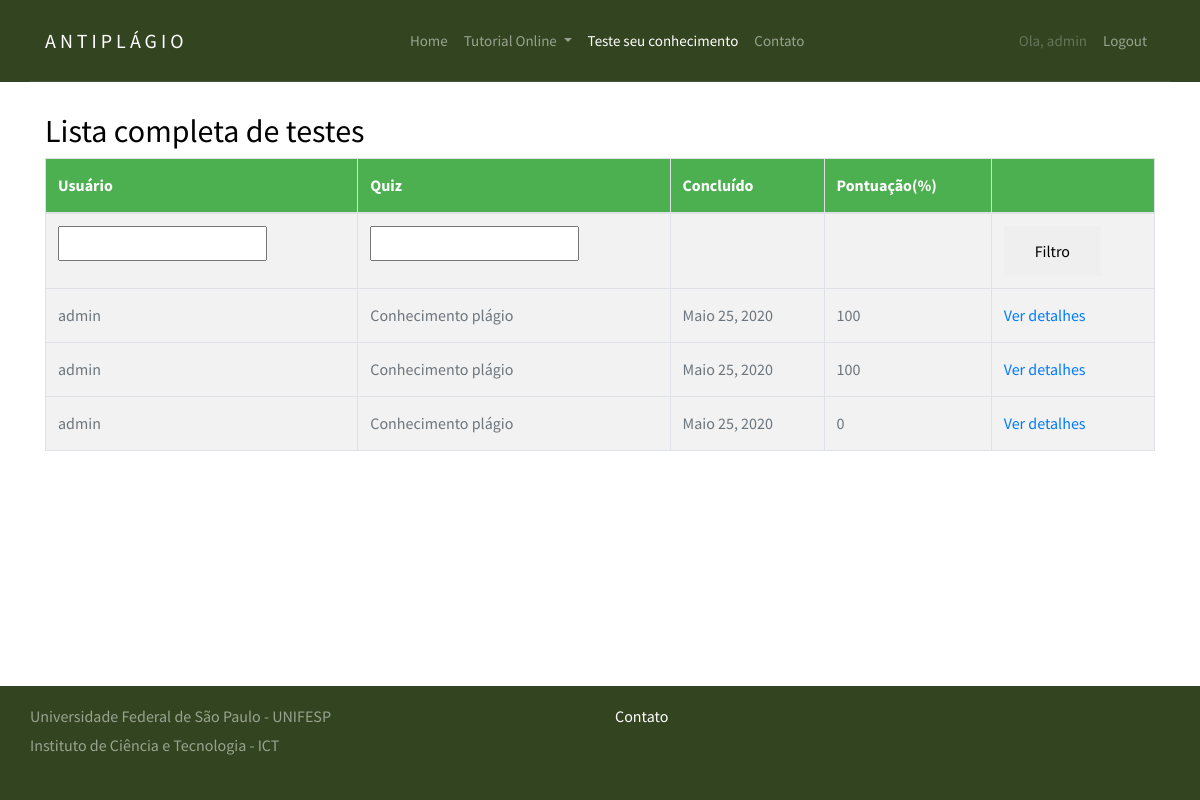
Page /quiz/marking/ (signed in) on the earlier database version.
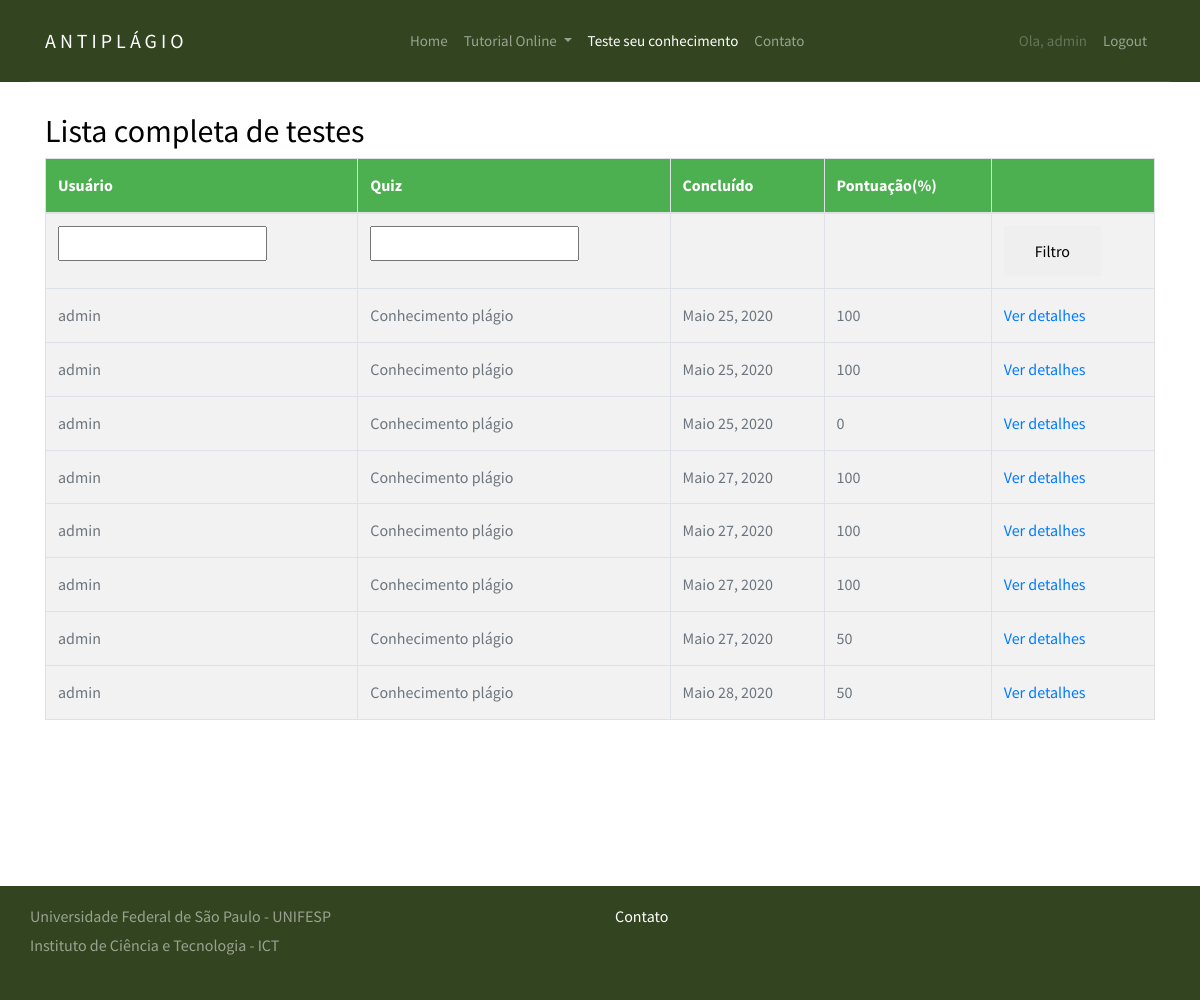
Same page on the later database version.
### django_quiz/quiz/models.py (models this page shows, shortened)
class Sitting(models.Model):
    user = models.ForeignKey(settings.AUTH_USER_MODEL, verbose_name=_("Usuário"), on_delete=models.PROTECT)
    quiz = models.ForeignKey(Quiz, verbose_name=_("Quiz"), on_delete=models.PROTECT)
    question_order = models.CharField(
        max_length=1024,
        verbose_name=_("Ordem das questões"),
        validators=[validate_comma_separated_integer_list])
    question_list = models.CharField(
        max_length=1024,
        verbose_name=_("Lista das questões"),
        validators=[validate_comma_separated_integer_list])
    incorrect_questions = models.CharField(
        max_length=1024,
        blank=True,
        verbose_name=_("Questões incorretas"),
        validators=[validate_comma_separated_integer_list])
    current_score = models.IntegerField(verbose_name=_("Pontuação atual"))
    complete = models.BooleanField(default=False, blank=False,
                                   verbose_name=_("Completa"))
    user_answers = models.TextField(blank=True, default='{}',
                                    verbose_name=_("Resposta do usuário"))
    start = models.DateTimeField(auto_now_add=True,
                                 verbose_name=_("Iniciar"))
    end = models.DateTimeField(null=True, blank=True, verbose_name=_("Fim"))
    objects = SittingManager()
    class Meta:
        permissions = (("view_sittings", _("Visualizar testes concluídos.")),)
    def _question_ids(self):
        return [int(n) for n in self.question_order.split(',') if n]
    @property
    def get_percent_correct(self):
        dividend = float(self.current_score)
        divisor = len(self._question_ids())
        if divisor < 1:
            return 0            # prevent divide by zero error
        if dividend > divisor:
            return 100
        correct = int(round((dividend / divisor) * 100))
        if correct >= 1:
            return correct
        else:
            return 0

@python_2_unicode_compatible
class Quiz(models.Model):
    title = models.CharField(
        verbose_name=_("Título"),
        max_length=60, blank=False)
    description = models.TextField(
        verbose_name=_("Descrição"),
        blank=True, help_text=_("Descrição do questionário"))
    url = models.SlugField(
        max_length=60, blank=False,
        help_text=_("Uma URL amigável"),
        verbose_name=_("Uma URL amigável"))
    category = models.ForeignKey(
        Category, null=True, blank=True,
        verbose_name=_("Categoria"), on_delete=models.PROTECT)
    random_order = models.BooleanField(
        blank=False, default=False,
        verbose_name=_("Ordem aleatória"),
        help_text=_("Exibe as peguntas em"
                    "uma ordem aleatória ou como eles "
                    "estão setados?"))
    max_questions = models.PositiveIntegerField(
        blank=True, null=True, verbose_name=_("Questões Max"),
        help_text=_("Número de perguntas a serem respondidas em cada tentativa."))
    answers_at_end = models.BooleanField(
        blank=False, default=False,
        help_text=_("A resposta correta NÃO é mostrada após a pergunta ."
                    " Respostas exibidas no final."),
        verbose_name=_("Respostas no final"))
    exam_paper = models.BooleanField(
        blank=False, default=False,
        help_text=_("Se sim o resultado de cada"
                    " tentativa do usuário será"
                    " armazenado. Necessário marcação"),
        verbose_name=_("Resultado teste"))
    single_attempt = models.BooleanField(
        blank=False, default=False,
        help_text=_("Se sim, apenas uma tentativa por"
                    " usuário será permitida"
                    " Não usuários não poderam fazer este teste."),
        verbose_name=_("Tentativa única"))
    pass_mark = models.SmallIntegerField(
        blank=True, default=0,
        verbose_name=_("Marca de aprovação"),
        help_text=_("Porcentagem necessária para passar no teste."),
        validators=[MaxValueValidator(100)])
    success_text = models.TextField(
        blank=True, help_text=_("Exibido se o usuário for aprovado."),
        verbose_name=_("Texto de sucesso"))
    fail_text = models.TextField(
        verbose_name=_("Texto de falha"),
        blank=True, help_text=_("Exibido se o usuário falhar"))
    draft = models.BooleanField(
        blank=True, default=False,
        verbose_name=_("Draft"),
        help_text=_("Se sim o questionário não é exibido"
                    " na lista de perguntas e só pode ser"
                    " visualizada por usuários que podem editar"
                    " os testes."))
    class Meta:
        verbose_name = _("Quiz")
        verbose_name_plural = _("Quizzes")
    def __str__(self):
        return self.title

### django_quiz/quiz/views.py (the view)
class QuizMarkingList(QuizMarkerMixin, SittingFilterTitleMixin, ListView):
    model = Sitting
    def get_queryset(self):
        queryset = super(QuizMarkingList, self).get_queryset()\
                                               .filter(complete=True)
        user_filter = self.request.GET.get('user_filter')
        if user_filter:
            queryset = queryset.filter(user__username__icontains=user_filter)
        return queryset

### django_quiz/quiz/views.py (called while the page is built)
    @method_decorator(login_required)
    @method_decorator(permission_required('quiz.view_sittings'))
    def dispatch(self, *args, **kwargs):
        return super(QuizMarkerMixin, self).dispatch(*args, **kwargs)

    def get_queryset(self):
        queryset = super(SittingFilterTitleMixin, self).get_queryset()
        quiz_filter = self.request.GET.get('quiz_filter')
        if quiz_filter:
            queryset = queryset.filter(quiz__title__icontains=quiz_filter)
        return queryset

### django_quiz/build/lib/quiz/templates/quiz/sitting_list.html (shortened to what this page needs)
{% extends 'base.html' %}
{% load i18n %}
{% block content %}
<section class="site-section">
    <div class="container">
			<h2>{% trans "Lista completa de testes" %}</h2>
				{% if sitting_list %}
					<table class="table table-bordered table-striped">
					<thead>
						<tr>
						<th>{% trans "Usuário" %}</th>
						<th>{% trans "Quiz" %}</th>
						<th>{% trans "Concluído" %}</th>
						<th>{% trans "Pontuação" %}(%)</th>
						<th></th>
						</tr>
					</thead>
					<tbody>
						<tr>
						<form action="" method="GET">
							<td><input type="text" name="user_filter" /></td>
							<td><input type="text" name="quiz_filter" /></td>
							<td></td>
							<td></td>
							<td><button type="submit" class="btn btn-default">{% trans "Filtro"%}</button></td>
						</form>
						</tr>
					{% for sitting in sitting_list %}
						<tr>
						<td>{{ sitting.user }}</td>
						<td>{{ sitting.quiz }}</td>
						<td>{{ sitting.end|date }}</td>
						<td>{{ sitting.get_percent_correct }}</td>
						<td>
							<a href="{% url 'quiz_marking_detail' pk=sitting.id %}">
							{% trans "Ver detalhes" %}
							</a>
						</tr>
					{% endfor %}
					</tbody>
					</table>
				{% else %}
					<p>{% trans "Não há questionários correspondentes" %}.</p>
				{% endif %}
			</div>
		</section>
{% endblock %}

Differences in the rows shown:
added Sitting: user "admin", quiz "Conhecimento plágio", end "Maio 27, 2020", get_percent_correct "100"
added Sitting: user "admin", quiz "Conhecimento plágio", end "Maio 27, 2020", get_percent_correct "100"
added Sitting: user "admin", quiz "Conhecimento plágio", end "Maio 27, 2020", get_percent_correct "100"
added Sitting: user "admin", quiz "Conhecimento plágio", end "Maio 27, 2020", get_percent_correct "50"
added Sitting: user "admin", quiz "Conhecimento plágio", end "Maio 28, 2020", get_percent_correct "50"
